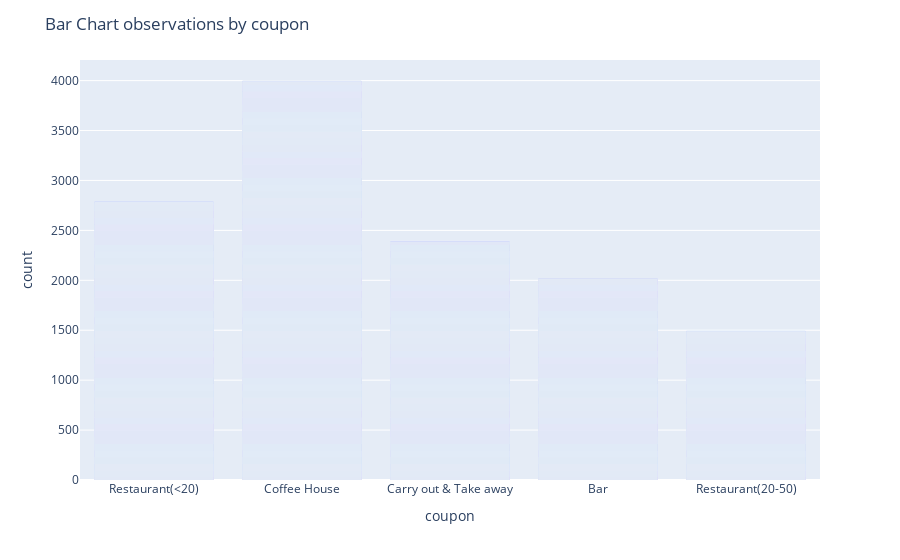

Notebook cell for this chart:
### Markdown cell above
5. Use a bar plot to visualize the `coupon` column.

### Code cell
# The bar plot for the coupon column
fig5a=px.bar(data, x="coupon")
fig5a.update_layout(title="Bar Chart observations by coupon")
fig5a.show()

### Figure 1 — Plotly figure (JSON) as saved in the notebook; plotly's stock layout.template omitted (floating-point values rounded to 4 significant figures; data arrays with more than 128 entries replaced by an {"elided": "..."} marker saying what was removed)
{"data": [{"alignmentgroup": "True", "hovertemplate": "coupon=%{x}<br>count=%{y}<extra></extra>", "legendgroup": "", "marker": {"color": "#636efa", "pattern": {"shape": ""}}, "name": "", "offsetgroup": "", "orientation": "v", "showlegend": false, "textposition": "auto", "type": "bar", "x": {"elided": "12684 str values"}, "xaxis": "x", "y": {"elided": "12684 int values"}, "yaxis": "y"}], "layout": {"barmode": "relative", "legend": {"tracegroupgap": 0}, "margin": {"t": 60}, "title": {"text": "Bar Chart observations by coupon"}, "xaxis": {"anchor": "y", "domain": [0, 1], "title": {"text": "coupon"}}, "yaxis": {"anchor": "x", "domain": [0, 1], "title": {"text": "count"}}}}
